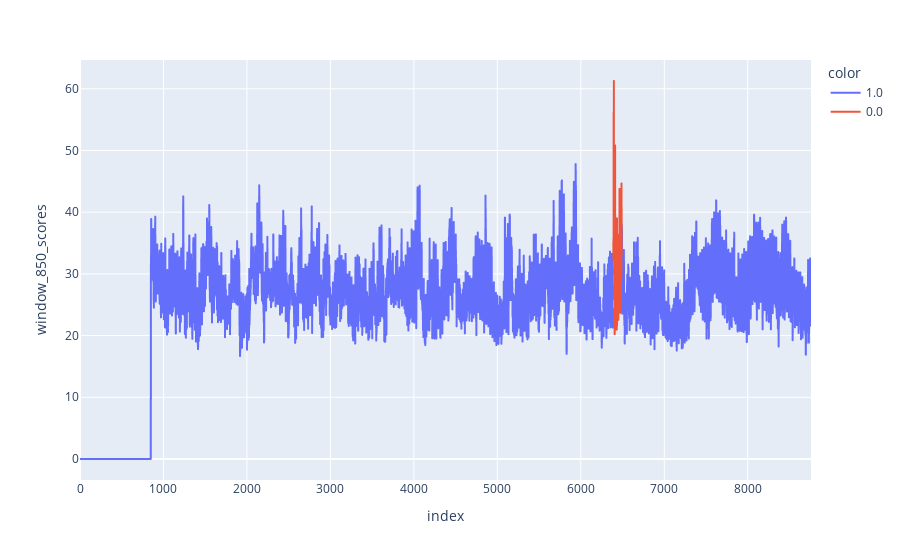

Here is the notebook cell this chart was saved with:
### Code cell
window = 850
start = 6390
n_adv = 100
X, y = rolling_z_scores_dataset(df_baseline,df_adv, np.arange(start,start+n_adv),window)
px.line(X, x=X.index, y=f'window_{window}_scores', color=y)

### Figure 1 — Plotly figure (JSON) as saved in the notebook; plotly's stock layout.template omitted (floating-point values rounded to 4 significant figures; data arrays with more than 128 entries replaced by an {"elided": "..."} marker saying what was removed)
{"data": [{"hovertemplate": "color=1.0<br>index=%{x}<br>window_850_scores=%{y}<extra></extra>", "legendgroup": "1.0", "line": {"color": "#636efa", "dash": "solid"}, "marker": {"symbol": "circle"}, "mode": "lines", "name": "1.0", "showlegend": true, "type": "scattergl", "x": {"elided": "8659 int values"}, "xaxis": "x", "y": {"elided": "8659 float values"}, "yaxis": "y"}, {"hovertemplate": "color=0.0<br>index=%{x}<br>window_850_scores=%{y}<extra></extra>", "legendgroup": "0.0", "line": {"color": "#EF553B", "dash": "solid"}, "marker": {"symbol": "circle"}, "mode": "lines", "name": "0.0", "showlegend": true, "type": "scattergl", "x": [6390, 6391, 6392, 6393, 6394, 6395, 6396, 6397, 6398, 6399, 6400, 6401, 6402, 6403, 6404, 6405, 6406, 6407, 6408, 6409, 6410, 6411, 6412, 6413, 6414, 6415, 6416, 6417, 6418, 6419, 6420, 6421, 6422, 6423, 6424, 6425, 6426, 6427, 6428, 6429, 6430, 6431, 6432, 6433, 6434, 6435, 6436, 6437, 6438, 6439, 6440, 6441, 6442, 6443, 6444, 6445, 6446, 6447, 6448, 6449, 6450, 6451, 6452, 6453, 6454, 6455, 6456, 6457, 6458, 6459, 6460, 6461, 6462, 6463, 6464, 6465, 6466, 6467, 6468, 6469, 6470, 6471, 6472, 6473, 6474, 6475, 6476, 6477, 6478, 6479, 6480, 6481, 6482, 6483, 6484, 6485, 6486, 6487, 6488, 6489], "xaxis": "x", "y": [35.28, 32.3, 35.24, 36.28, 56.2, 45.41, 61.26, 44.46, 47.77, 30.04, 39.98, 25.87, 43.03, 35.47, 43.55, 20.62, 20.22, 27.01, 47.4, 42.41, 35.58, 50.81, 23.47, 32.26, 32.18, 34.42, 31.55, 23.2, 29.78, 22.12, 25.93, 36.22, 28.25, 31.34, 29.08, 24.12, 28.86, 26.32, 25.8, 23.62, 20.95, 24.55, 28.03, 39.01, 21.66, 29.25, 24.78, 24.3, 22.89, 23.12, 30.32, 28.27, 36.3, 32.59, 25.99, 33.65, 28.53, 30.83, 27.51, 26.17, 22.55, 26.22, 29.3, 26.51, 24.18, 30.12, 29.9, 27.43, 28.64, 33.15, 30.07, 33.82, 25.67, 30.94, 43.76, 39.59, 32.7, 36.27, 31.42, 33.02, 36.4, 32.63, 29.93, 37.18, 23.68, 23.95, 26.17, 32.09, 27.02, 25.29, 26.05, 40.62, 36.87, 29.58, 33.83, 29.1, 32.41, 33.79, 44.64, 33.04], "yaxis": "y"}], "layout": {"legend": {"title": {"text": "color"}, "tracegroupgap": 0}, "margin": {"t": 60}, "xaxis": {"anchor": "y", "domain": [0, 1], "title": {"text": "index"}}, "yaxis": {"anchor": "x", "domain": [0, 1], "title": {"text": "window_850_scores"}}}}
